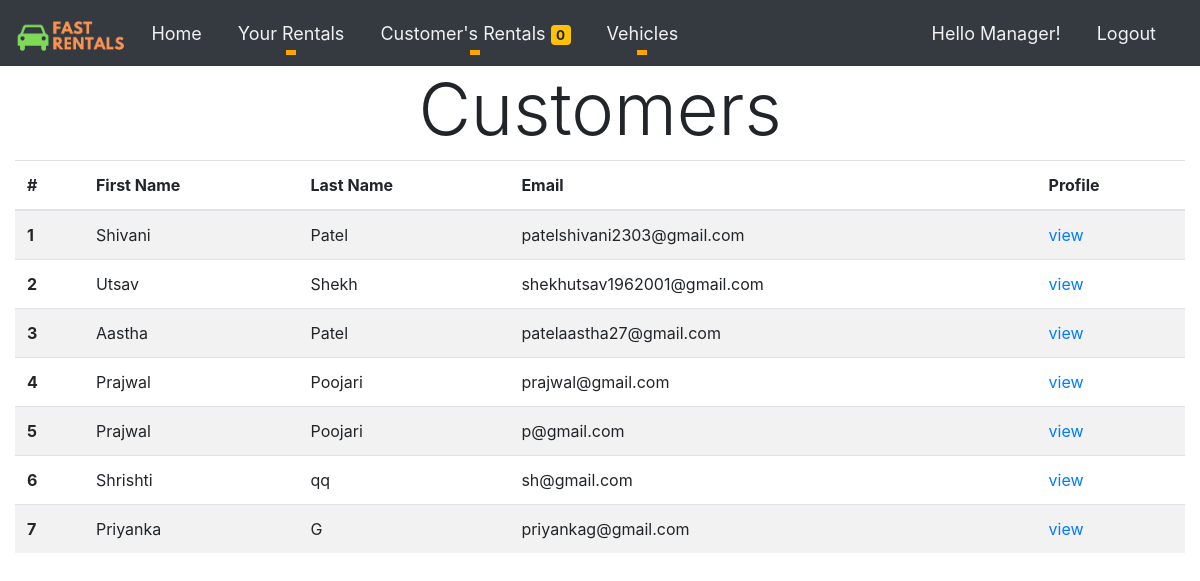
/Manager/AllCustomers/ (signed in), run on the app's committed database.
### Manager/models.py (models this page shows, shortened)
class Manager(models.Model):
    Manager_id = models.AutoField
    Manager_firstname = models.CharField(max_length=60)
    Manager_lastname = models.CharField(max_length=60)
    Manager_address = models.CharField(max_length=600)
    Manager_email = models.CharField(max_length=100)
    Manager_password = models.CharField(max_length=32)
    Manager_dob = models.DateField()
    Manager_mobileno = models.CharField(max_length=10)
    Manager_gender = models.CharField(max_length=15)
    Manager_license = models.ImageField(upload_to='img/Manager_License/')
    Manager_agency = models.CharField(max_length=100,default="Fast Rentals")
    Manager_city = models.CharField(max_length=30)
    Manager_state = models.CharField(max_length=30)
    Manager_country = models.CharField(max_length=30)
    Manager_pincode = models.IntegerField()
    isOwner = models.BooleanField(default=False)

### CustomerHome/models.py (models this page shows, shortened)
class Customer(models.Model):
    customer_id = models.AutoField
    customer_firstname = models.CharField(max_length=60)
    customer_lastname = models.CharField(max_length=60)
    customer_address = models.CharField(max_length=600)
    customer_email = models.CharField(max_length=100)
    customer_password = models.CharField(max_length=32)
    customer_dob = models.DateField()
    customer_mobileno = models.CharField(max_length=10)
    customer_gender = models.CharField(max_length=15)
    customer_license = models.ImageField(upload_to='img/Customer_License/')
    customer_city = models.CharField(max_length=30)
    customer_state = models.CharField(max_length=30)
    customer_country = models.CharField(max_length=30)
    customer_pincode = models.IntegerField()

### Manager/views.py (the view)
# urls.py: path('AllCustomers/',views.AllCustomers, name="AllCustomers"),
def AllCustomers(request):
    if('user_email' not in request.session):
        return redirect('/signin/')
    manager_email = request.session.get('user_email')
    manager = Manager.objects.get(Manager_email=manager_email)
    customer = Customer.objects.all()
    no_of_pending_request=count_pending_rent_request()
    return render(request,"Manager_All_Customers.html",{'customer':customer,'manager':manager,'no_of_pending_request':no_of_pending_request})

### Manager/views.py (called while the page is built)
def count_pending_rent_request():
    no_of_pending_request=0
    rentvehicle = RentVehicle.objects.all()
    for rv in rentvehicle:
        if rv.request_status == "Pending":
            no_of_pending_request+=1
    return no_of_pending_request

### Manager/templates/Manager_All_Customers.html (shortened to what this page needs)
{%extends 'Only_manager_navbar.html'%} {% load static %}
    {% block name %}{{manager.Manager_firstname}}{%endblock%} {% block pagecontent %}
    <h1 class="display-3" style="text-align: center;">Customers</h1>
    <table class="table table-striped">
        <thead>
            <tr>
                <th scope="col">#</th>
                <th scope="col">First Name</th>
                <th scope="col">Last Name</th>
                <th scope="col">Email</th>
                <th scope="col">Profile</th>
            </tr>
        </thead>
        <tbody>
            {% for value in customer %}
            <tr>
                <th scope="row">{{forloop.counter}}</th>
                <td>{{value.customer_firstname}}</td>
                <td>{{value.customer_lastname}}</td>
                <td>{{value.customer_email}}</td>
                <td><a href="{% url 'ManagerCustomerProfile' value.customer_email%}">view</a></td>
            </tr>
            {% endfor %}
        </tbody>
    </table>
    {% endblock pagecontent %}

### data on the page
Manager: Manager_firstname "Manager"
Customer: customer_firstname "Shivani", customer_lastname "Patel", customer_email "patelshivani2303@gmail.com"
Customer: customer_firstname "Utsav", customer_lastname "Shekh", customer_email "shekhutsav1962001@gmail.com"
Customer: customer_firstname "Aastha", customer_lastname "Patel", customer_email "patelaastha27@gmail.com"
Customer: customer_firstname "Prajwal", customer_lastname "Poojari", customer_email "prajwal@gmail.com"
Customer: customer_firstname "Prajwal", customer_lastname "Poojari", customer_email "p@gmail.com"
Customer: customer_firstname "Shrishti", customer_lastname "qq", customer_email "sh@gmail.com"
Customer: customer_firstname "Priyanka", customer_lastname "G", customer_email "priyankag@gmail.com"

### other printed values
{{ no_of_pending_request }} "0"
